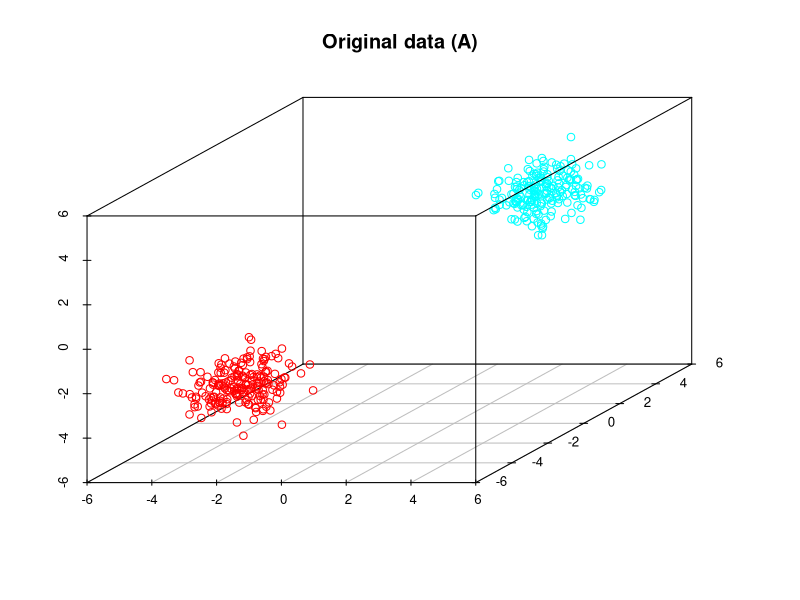
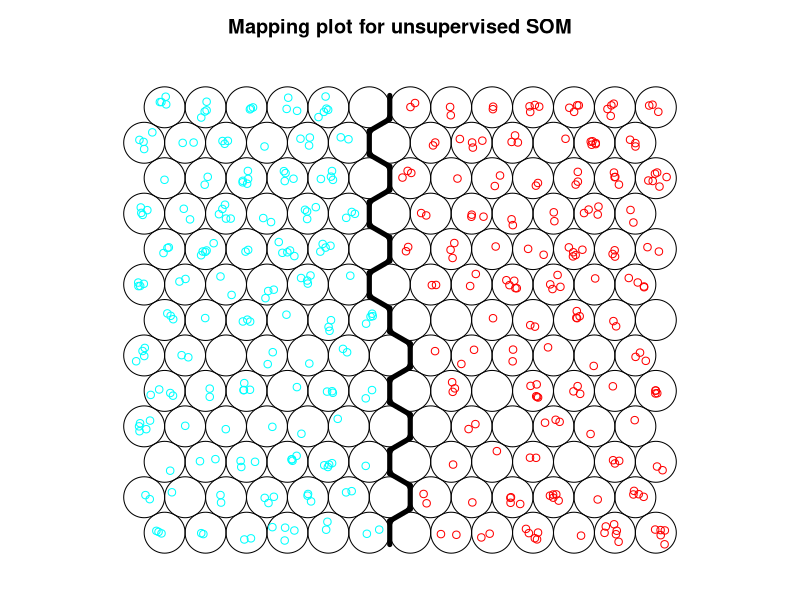
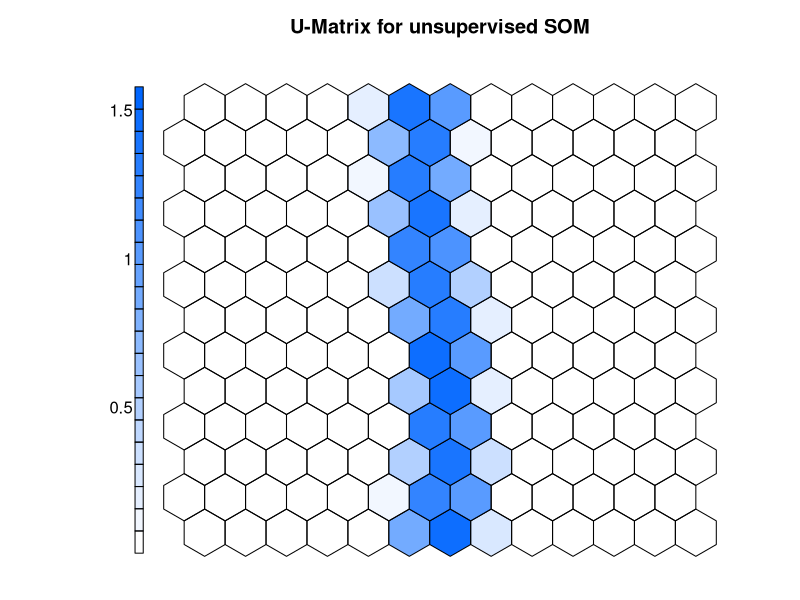
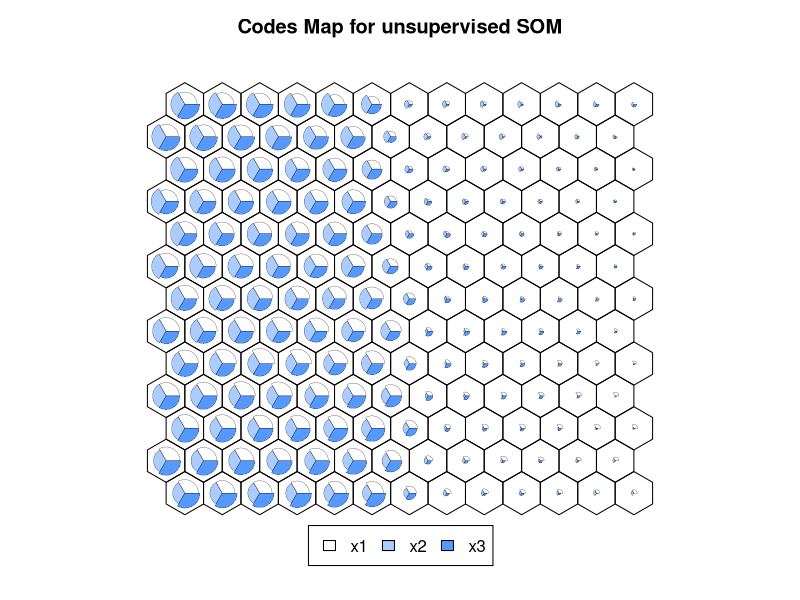
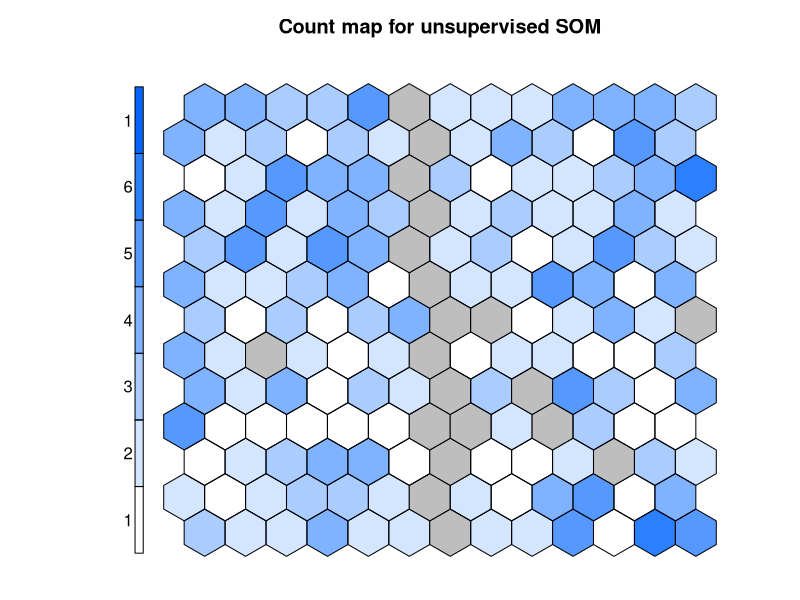
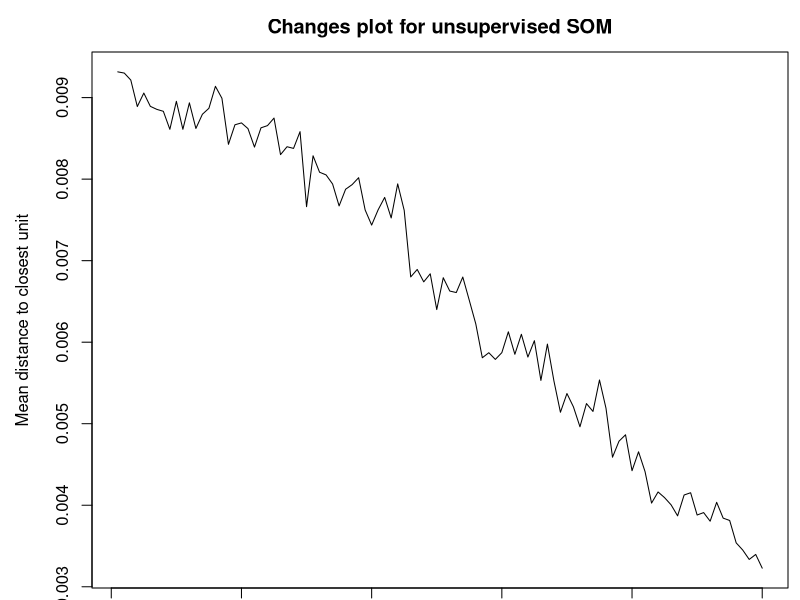
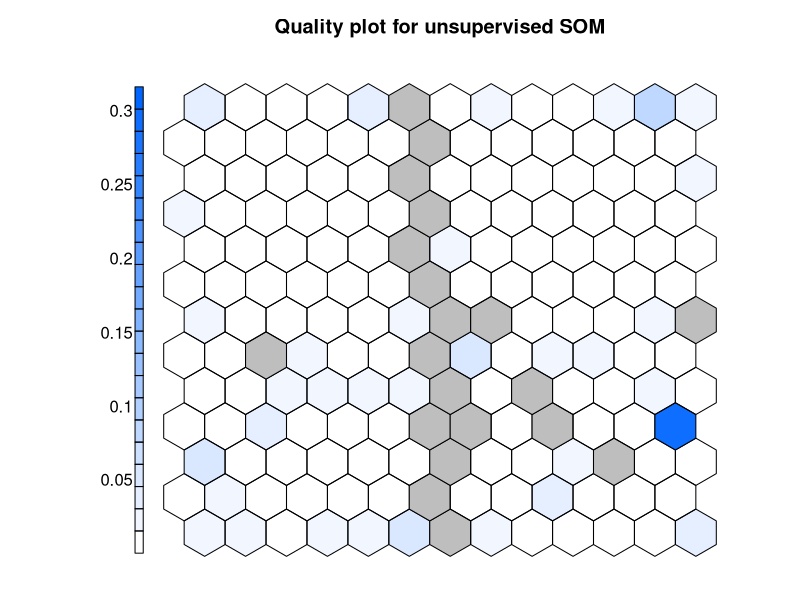
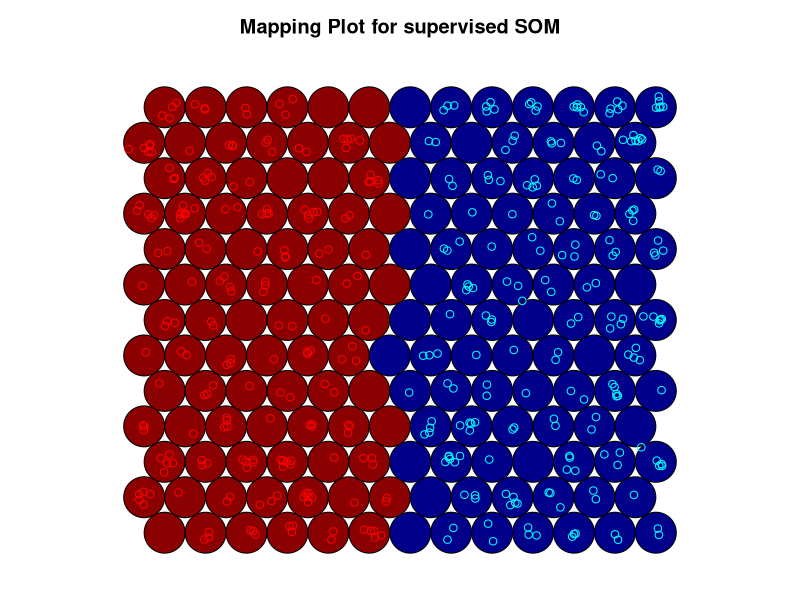

Source code (R) for these figures, in order:
require(kohonen)
require(RColorBrewer)
require(spatstat)
require(mvtnorm)
require(graphics)
require(scatterplot3d)

## Generate data

n<- 200 #number of samples per class

# Generate samples from Normal 1
sigma1 <- diag(3)*0.5 
mu1 <- c(-3,-3,-3)
normal1 <- rmvnorm(n, mean = mu1, sigma = sigma1)
class1 <- rep(1, n) # Create label vector
G1 <- cbind(normal1, class1) # Attach class labels

# Generate samples from Normal 2
sigma2 <- diag(3)*0.5
mu2 <-  c(3,3,3)
normal2 <- rmvnorm(n, mean = mu2, sigma = sigma2)
class2 <- rep(2, n) # Create label vector
G2 <- cbind(normal2, class2) # Attach class labels


# Complete data set
X <- rbind(G1,G2)

# Color gradient function retrieved from http://eric.univ-lyon2.fr/~ricco/tanagra/fichiers/en_Tanagra_Kohonen_SOM_R.pdf
degrade.bleu <- function(n){
  return(rgb(0,0.4,1,alpha=seq(0,1,1/n)))
}

# Data frame 
df <- data.frame(x1 = X[,1], x2 = X[,2], x3= X[,3], class = X[,4])
# Components
df.measures <- c("x1", "x2", "x3")

# Scatter plot of data
scatterplot3d::scatterplot3d(X[,1:3], color = rainbow(2)[X[,4]], main = "Original data (A)" )

# UNSUPERVISED SOM

# Set seed
set.seed(232133)
# SOM object
data2.supersom <- supersom(scale(df[df.measures]),somgrid(13, 13, "hexagonal"))

# Compute clusters
som.hc <- cutree(hclust(object.distances(data2.supersom, "codes")), 2)

# Mapping plot
plot(data2.supersom, type = "mapping", col = rainbow(2)[X[,4]], pch = 1, main = "Mapping plot for unsupervised SOM", keepMargins = TRUE )
# Add boundary to mapping plot
add.cluster.boundaries(data2.supersom, som.hc)

# U-Matrix
plot(data2.supersom, type = "dist.neighbours", palette.name=degrade.bleu, main = "U-Matrix for unsupervised SOM", keepMargins = TRUE, shape = "straight")
# Code plot
plot(data2.supersom, type = "codes", palette.name=degrade.bleu, main = "Codes Map for unsupervised SOM", keepMargins = TRUE, shape = "straight")
# Counts plot
plot(data2.supersom, type = "counts", palette.name=degrade.bleu, main = "Count map for unsupervised SOM", keepMargins = TRUE, shape = "straight")
# Changes plot
plot(data2.supersom, type = "changes",palette.name=degrade.bleu, main = "Changes plot for unsupervised SOM", keepMargins = TRUE, shape = "straight")
# Quality plot
plot(data2.supersom, type = "quality", palette.name=degrade.bleu, main = "Quality plot for unsupervised SOM", keepMargins = TRUE, shape = "straight")

# SUPERVISED SOM

# Supervised SOM object
data.supersom <- xyf(scale(df[df.measures]), as.factor(df$class), somgrid(13, 13, "hexagonal"))

bgcols<- c("darkred", "darkblue") # list of colors for predicted class
xyfpred<- classmat2classvec(getCodes(data.supersom, 2)) # transform class matrix to class vector
#Mapping plot
plot(data.supersom, type = "mapping", col = rainbow(2)[as.integer(as.factor(df$class))], pch = 1, main = "Mapping Plot for supervised SOM", keepMargins = TRUE, bgcol = bgcols[as.integer(xyfpred)])
# U-Matrix
plot(data.supersom, type = "dist.neighbours", palette.name=terrain.colors, main = "U-Matrix for unsupervised SOM", keepMargins = TRUE, shape = "straight")
# Code plot
plot(data.supersom, type = "codes", palette.name=terrain.colors, main = "Codes Map for supervised SOM", keepMargins = TRUE, shape = "straight")
# Counts plot
plot(data.supersom, type = "counts", palette.name=terrain.colors, main = "Count map for supervised SOM", keepMargins = TRUE, shape = "straight")
# Changes plot
plot(data.supersom, type = "changes",palette.name=terrain.colors, main = "Changes plot for supervised SOM", keepMargins = TRUE, shape = "straight")
# Quality plot
plot(data.supersom, type = "quality", palette.name=terrain.colors, main = "Quality plot for supervised SOM", keepMargins = TRUE, shape = "straight")
